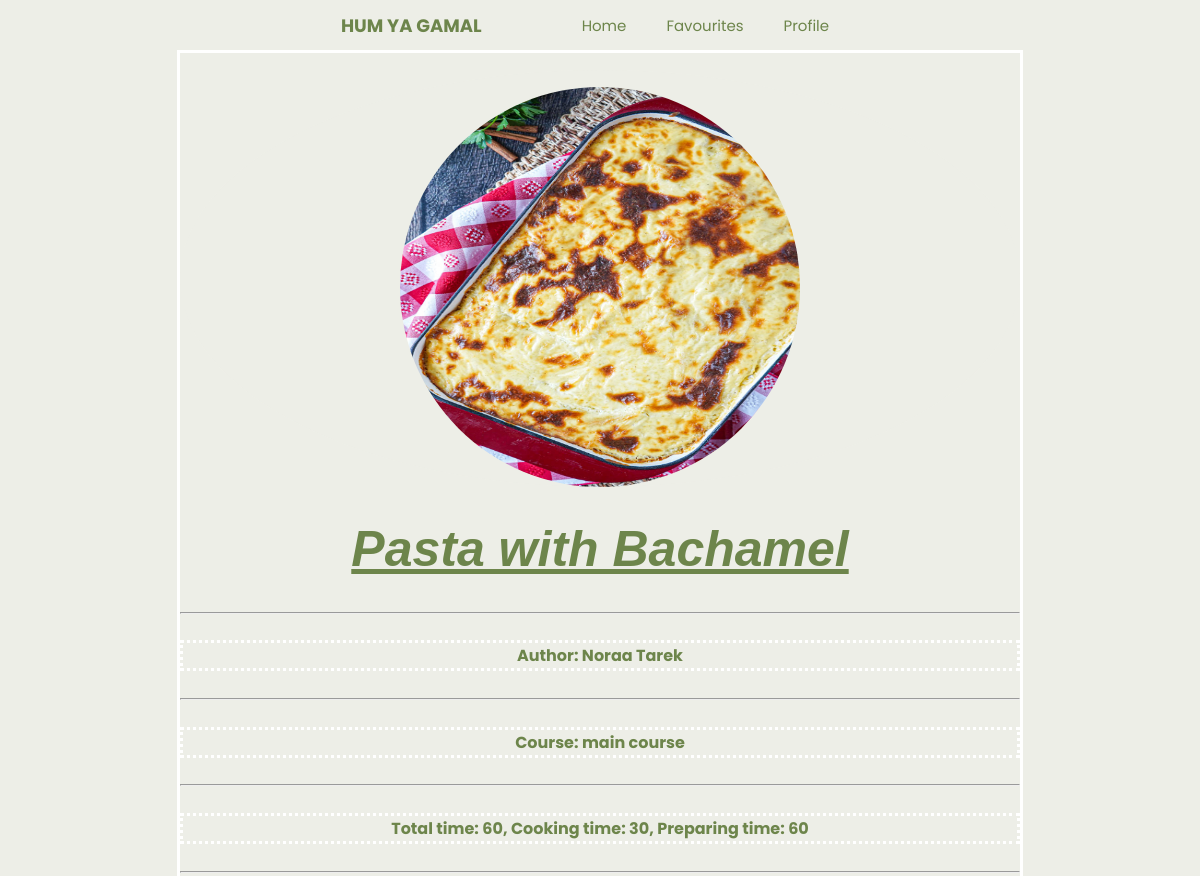
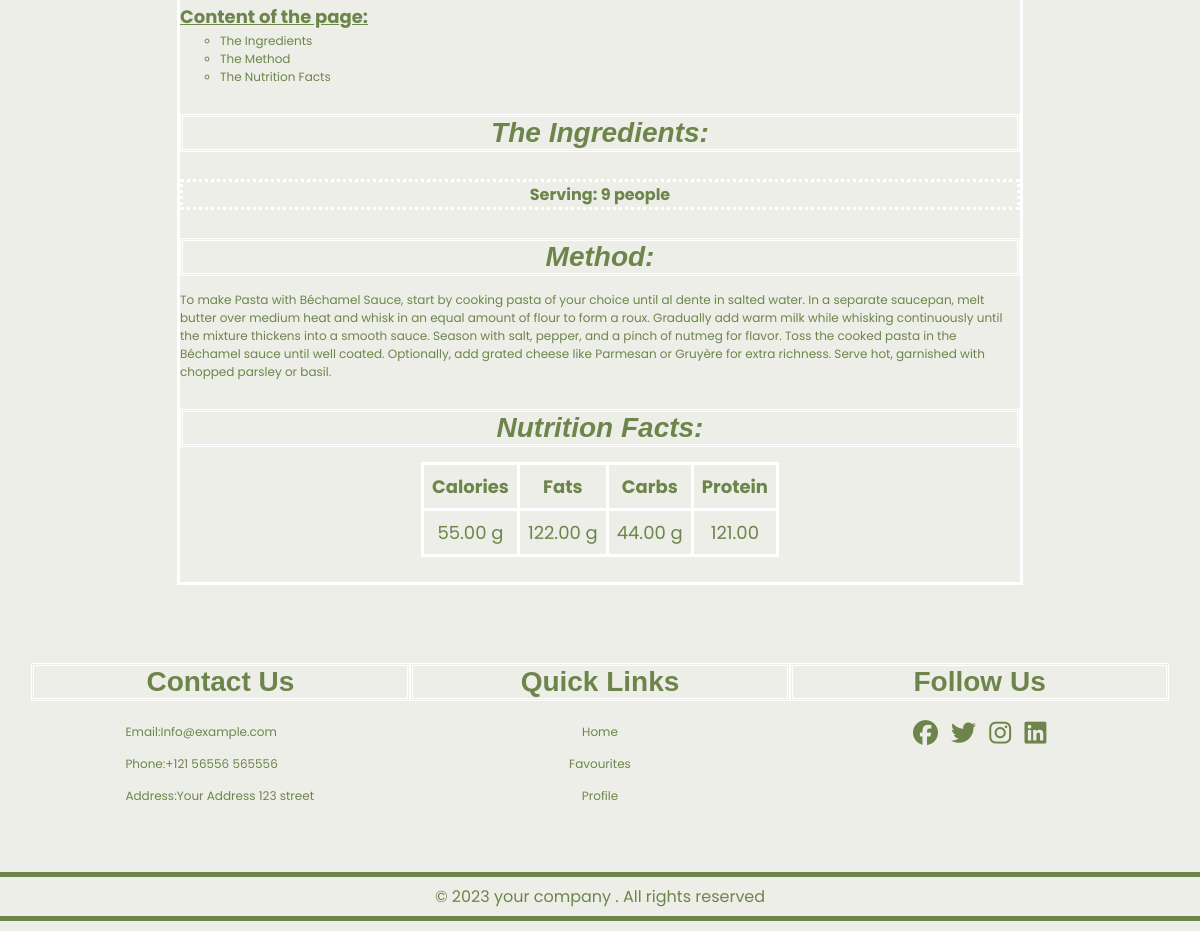
The app's page /home/recipe/Pasta with Bachamel/ with its own data (2 pictures, top to bottom).
### ad/models.py (models this page shows, shortened)
class Recipie (models.Model):
    y=[
        ('g', 'g'),
        ('mg', 'mg')
    ]
    COURSE_CHOICES = [
        ('main course', 'Main Course'),
        ('appetizers', 'Appetizers'),
        ('dessert', 'Dessert')
    ]
    authername = models.CharField(max_length=100, default="Unknown Author")
    title= models.CharField(max_length=100, null=True, blank=True)
    image= models.ImageField(upload_to='recipie/photos/')
    is_fav = models.BooleanField(default=False)
    serving = models.CharField(max_length=100, default="1 serving")
    total = models.CharField(max_length=100, default="0 min")
    prep = models.CharField(max_length=100, default="0 min")
    cook = models.CharField(max_length=100, default="0 min")
    serving_Hours = models.IntegerField(max_length=2, default=2)
    serving_minutes = models.IntegerField(max_length=2, default=00)
    serving_seconds = models.IntegerField(max_length=2, default=00)
    method = models.TextField(default='unknown')
    calories = models.DecimalField(max_digits=5, decimal_places=2, default=1)
    calories_unit = models.CharField(max_length=10, choices=y, default='g')
    fats = models.DecimalField(max_digits=5, decimal_places=2,default=1)
    fats_unit = models.CharField(max_length=10, choices=y, default='g')
    carbs = models.DecimalField(max_digits=5, decimal_places=2,default=1)
    carbs_unit = models.CharField(max_length=10, choices=y, default='g')
    protein = models.DecimalField(max_digits=5, decimal_places=2,default=1)
    protien_unit = models.CharField(max_length=10, choices=y, default='g')
    course = models.CharField(max_length=20, choices=COURSE_CHOICES, default='main_course')

### ad/views.py (the view)
# urls.py: path('recipe/<str:title>/', views.eachrecipie, name='eachrecipie'),  # Add this line
def eachrecipie(request, title):
    recipe = get_object_or_404(Recipie, title=title)
    ingredients = Ingredient.objects.filter(Recipie_of_ingredient=title)
    return render(request, 'recipies/eachrecipie.html', {'recipe': recipe, 'ingredients': ingredients})

### Templates/recipies/eachrecipie.html (shortened to what this page needs)
{%extends 'baseinherit.html'%}
{%block content%}
<!DOCTYPE html>
<html lang="en">
<head>
    {%load static%}
    <link rel="stylesheet" href="{%static 'css/eachrecipie.css'%}">
    <link rel="stylesheet" href="{%static 'css/nav.css'%}">
</head>
<body>
    <header>
        <h2>HUM YA GAMAL</h2>
        <nav>
          <a href="{%url 'home:userhome'%}">Home</a>
          <a href="{%url 'home:favs'%}">Favourites</a>
          <a href="{%url 'userauths:userprofile'%}">Profile</a>
        </nav>
      </header>
    <div class="recipiedetails" >
        <div class="card-img-top">
            <img src= "{{recipe.image.url}}" class="card-img-top" alt="..." width="400px" height="400px">
        </div>
        <h1><strong>{{recipe.title}}</strong></h1>
        <hr>
        <h5>Author: {{recipe.authername}}</h5>
        <hr>
        <h5>Course: {{recipe.course}}</h5>
        <hr>
        <h5>Total time: {{recipe.total}}, Cooking time: {{recipe.cook}}, Preparing time: {{recipe.prep}}</h5>
        <hr>
        <div class="content-of-the-page">
            <h6>Content of the page:</h6>
            <ul>
                <a href="#theing"><li>The Ingredients</li></a>
                <a href="#themethod"><li>The Method</li></a>
                <a href="#thenut"><li>The Nutrition Facts</li></a>
            </ul>
        </div>
        <div class="The Ingredients" id="theing">
            <h3><i>The Ingredients:</i></h3>
            <h5>Serving: {{recipe.serving}} people</h5>
        </div>
        <div class="The Method" id ="themethod">
            <h3><i>Method:</i></h3>
                {{recipe.method}}
        </div>
        <div class="The Nutritions" id ="thenut">
            <h3><i>Nutrition Facts:</i></h3>
            <table>
                <tr>
                    <th>Calories</th>
                    <th>Fats</th>
                    <th>Carbs</th>
                    <th>Protein</th>
                </tr>
                <tr>
                    <td>{{recipe.calories}}  {{recipe.calories_unit}}</td>
                    <td>{{recipe.fats}}  {{recipe.fats_unit}}</td>
                    <td>{{recipe.carbs}}  {{recipe.carbs_unit}}</td>
                    <td>{{recipe.protein}}  {{recipe.protein_unit}}</td>
                </tr>
            </table>
        </div>
    </div>
</body>
</html>
{%endblock content%}

### yalabena/static/css/eachrecipie.css (style rules this page uses)
.card-img-top { display:flex; justify-content: center; border-radius: 50%; margin-top: 2%; }
* { background-color: #edeee7; color : #6D854B; }
h1 { font-size: 50px; text-align: center; font-family: 'Lucida Sans', 'Lucida Sans Regular', 'Lucida Grande', 'Lucida Sans Unicode', Geneva, Verdana, sans-serif; font-style: italic; text-decoration: underline; }
.recipiedetails { border-color: white; border-style: solid; width: 70%; height: 70%; position: static; margin: auto; }
h5 { font-size: medium; border-color:#ffffff; border-style:dotted; display: flex; justify-content: center; }
.content-of-the-page { width: fit-content; }
h6 { margin-bottom: 1%; font-size: large; text-decoration: underline; margin-top: 1%; }
ul { list-style-type:circle; margin-bottom: 0%; margin-top: 0%; }
h3 { border-color: #ffffff; border-style:double; font-size: x-large; font-family: 'Lucida Sans', 'Lucida Sans Regular', 'Lucida Grande', 'Lucida Sans Unicode', Geneva, Verdana, sans-serif; text-align: center; }
table { border-collapse: collapse; border-color: #ffffff; border-style: solid; font-size: large; padding: auto; margin: auto auto; margin-bottom: 3%; }
th, td { border: 3px solid #ffffff; padding: 8px; text-align: center; }

### yalabena/static/css/nav.css (style rules this page uses)
body { margin: 0; background-color: #edeee7; font-family: Poppins; font-size: 12px; }
a { text-decoration: none; }
header h2 { padding-right: 100px; font-family: poppins; }
header { width: 1200px; max-width: 100%; margin: auto; height: 50px; display: flex; align-items: center; position: relative; z-index: 100; justify-content: center; padding-left: 5px; }
header a { color: #6d854b; margin-right: 40px; font-size: 15px; }
nav { display: flex; }
h3 { font-size: 28px; margin-bottom: 15px; text-align: center; color: #6d854b; }
a { text-decoration: none; color: #6d854b; }

### records on screen
Recipie: image (picture), title "Pasta with Bachamel", authername "Noraa Tarek", course "main course", total "60", cook "30", prep "60", serving "9", method "To make Pasta with Béchamel Sauce, start by cooking pasta of your choice until al dente in salted water. In a separate saucepan, melt butter over medium heat and whisk in an equal amount of flour to form a roux. Gradually add warm milk while whisking continuously until the mixture thickens into a smooth sauce. Season with salt, pepper, and a pinch of nutmeg for flavor. Toss the cooked pasta in the Béchamel sauce until well coated. Optionally, add grated cheese like Parmesan or Gruyère for extra richness. Serve hot, garnished with chopped parsley or basil.", calories "55.00", calories_unit "g", fats "122.00", fats_unit "g", carbs "44.00", carbs_unit "g", protein "121.00"
